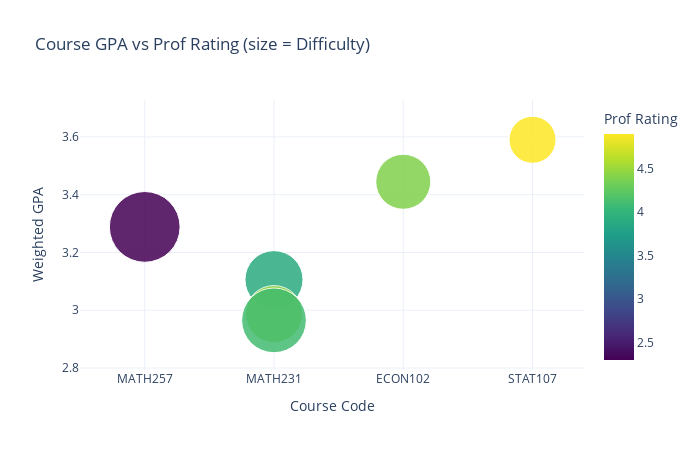

Notebook code for this chart:
### Code cell
remove_course('CS124')

### Figure 1 — Plotly figure (JSON) as saved in the notebook; plotly's stock layout.template omitted (floating-point values rounded to 4 significant figures)
{"data": [{"hovertemplate": "Course Code=%{x}<br>Weighted GPA=%{y}<br>Difficulty (scaled)=%{marker.size}<br>Prof Rating=%{marker.color}<extra></extra>", "legendgroup": "", "marker": {"color": [2.3, 3.9, 4.5, 4.1, 4.4, 4.9], "coloraxis": "coloraxis", "line": {"color": "white", "width": 1}, "opacity": 0.85, "size": [43.0, 29.0, 28.0, 36.0, 26.0, 19.0], "sizemode": "area", "sizeref": 0.0172, "symbol": "circle"}, "mode": "markers", "name": "", "orientation": "v", "showlegend": false, "type": "scatter", "x": ["MATH257", "MATH231", "MATH231", "MATH231", "ECON102", "STAT107"], "xaxis": "x", "y": [3.289, 3.106, 2.987, 2.965, 3.445, 3.59], "yaxis": "y"}], "layout": {"coloraxis": {"colorbar": {"title": {"text": "Prof Rating"}}, "colorscale": [[0, "#440154"], [0.1111, "#482878"], [0.2222, "#3e4989"], [0.3333, "#31688e"], [0.4444, "#26828e"], [0.5556, "#1f9e89"], [0.6667, "#35b779"], [0.7778, "#6ece58"], [0.8889, "#b5de2b"], [1, "#fde725"]]}, "height": 450, "legend": {"itemsizing": "constant", "tracegroupgap": 0}, "title": {"text": "Course GPA vs Prof Rating (size = Difficulty)"}, "width": 700, "xaxis": {"anchor": "y", "domain": [0, 1], "title": {"text": "Course Code"}}, "yaxis": {"anchor": "x", "domain": [0, 1], "title": {"text": "Weighted GPA"}}}}
